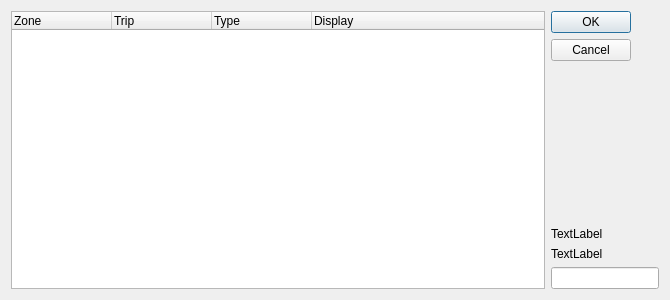
<?xml version="1.0" encoding="UTF-8"?>
<ui version="4.0">
 <class>tripsDialog</class>
 <widget class="QDialog" name="tripsDialog">
  <property name="geometry">
   <rect>
    <x>0</x>
    <y>0</y>
    <width>670</width>
    <height>300</height>
   </rect>
  </property>
  <property name="windowTitle">
   <string>Temperature Trips</string>
  </property>
  <layout class="QGridLayout" name="gridLayout">
   <item row="3" column="1">
    <widget class="QLineEdit" name="lineEdit">
     <property name="sizePolicy">
      <sizepolicy hsizetype="Fixed" vsizetype="Fixed">
       <horstretch>0</horstretch>
       <verstretch>0</verstretch>
      </sizepolicy>
     </property>
    </widget>
   </item>
   <item row="0" column="1">
    <widget class="QDialogButtonBox" name="buttonBox">
     <property name="orientation">
      <enum>Qt::Vertical</enum>
     </property>
     <property name="standardButtons">
      <set>QDialogButtonBox::Cancel|QDialogButtonBox::Ok</set>
     </property>
    </widget>
   </item>
   <item row="1" column="1">
    <widget class="QLabel" name="label">
     <property name="text">
      <string>TextLabel</string>
     </property>
    </widget>
   </item>
   <item row="2" column="1">
    <widget class="QLabel" name="label_2">
     <property name="text">
      <string>TextLabel</string>
     </property>
    </widget>
   </item>
   <item row="0" column="0" rowspan="4">
    <widget class="QTreeWidget" name="treeWidget">
     <column>
      <property name="text">
       <string>Zone</string>
      </property>
     </column>
     <column>
      <property name="text">
       <string>Trip</string>
      </property>
     </column>
     <column>
      <property name="text">
       <string>Type</string>
      </property>
     </column>
     <column>
      <property name="text">
       <string>Display</string>
      </property>
     </column>
    </widget>
   </item>
  </layout>
 </widget>
 <resources/>
 <connections>
  <connection>
   <sender>buttonBox</sender>
   <signal>accepted()</signal>
   <receiver>tripsDialog</receiver>
   <slot>accept()</slot>
   <hints>
    <hint type="sourcelabel">
     <x>248</x>
     <y>254</y>
    </hint>
    <hint type="destinationlabel">
     <x>157</x>
     <y>274</y>
    </hint>
   </hints>
  </connection>
  <connection>
   <sender>buttonBox</sender>
   <signal>rejected()</signal>
   <receiver>tripsDialog</receiver>
   <slot>reject()</slot>
   <hints>
    <hint type="sourcelabel">
     <x>316</x>
     <y>260</y>
    </hint>
    <hint type="destinationlabel">
     <x>286</x>
     <y>274</y>
    </hint>
   </hints>
  </connection>
 </connections>
</ui>
